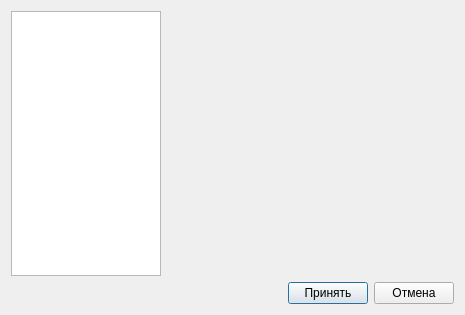
<ui version="4.0" >
 <class>ConfigDialog</class>
 <widget class="QDialog" name="ConfigDialog" >
  <property name="windowModality" >
   <enum>Qt::ApplicationModal</enum>
  </property>
  <property name="geometry" >
   <rect>
    <x>0</x>
    <y>0</y>
    <width>465</width>
    <height>315</height>
   </rect>
  </property>
  <property name="windowTitle" >
   <string>Настройки</string>
  </property>
  <layout class="QVBoxLayout" >
   <item>
    <layout class="QHBoxLayout" >
     <item>
      <widget class="QListWidget" name="contentWidget" >
       <property name="sizePolicy" >
        <sizepolicy vsizetype="Expanding" hsizetype="Fixed" >
         <horstretch>0</horstretch>
         <verstretch>0</verstretch>
        </sizepolicy>
       </property>
       <property name="maximumSize" >
        <size>
         <width>150</width>
         <height>16777215</height>
        </size>
       </property>
      </widget>
     </item>
     <item>
      <widget class="QStackedWidget" name="stackedWidget" >
       <property name="currentIndex" >
        <number>0</number>
       </property>
       <widget class="QWidget" name="page_2" />
      </widget>
     </item>
    </layout>
   </item>
   <item>
    <layout class="QHBoxLayout" >
     <item>
      <spacer>
       <property name="orientation" >
        <enum>Qt::Horizontal</enum>
       </property>
       <property name="sizeHint" >
        <size>
         <width>40</width>
         <height>20</height>
        </size>
       </property>
      </spacer>
     </item>
     <item>
      <widget class="QPushButton" name="pbApplay" >
       <property name="text" >
        <string>Принять</string>
       </property>
      </widget>
     </item>
     <item>
      <widget class="QPushButton" name="pbCancel" >
       <property name="text" >
        <string>Отмена</string>
       </property>
      </widget>
     </item>
    </layout>
   </item>
  </layout>
 </widget>
 <resources/>
 <connections>
  <connection>
   <sender>pbCancel</sender>
   <signal>clicked()</signal>
   <receiver>ConfigDialog</receiver>
   <slot>close()</slot>
   <hints>
    <hint type="sourcelabel" >
     <x>417</x>
     <y>291</y>
    </hint>
    <hint type="destinationlabel" >
     <x>232</x>
     <y>157</y>
    </hint>
   </hints>
  </connection>
 </connections>
</ui>
